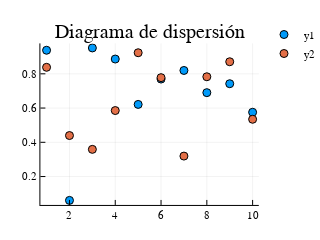

The notebook cell saved with this chart:
### Code cell
scatter(x,y,title="Diagrama de dispersión",size=(200,200))

### Figure 1 — Plotly figure (JSON) as saved in the notebook; plotly's stock layout.template omitted (floating-point values rounded to 4 significant figures)
{"data": [{"colorbar": {"title": ""}, "hoverinfo": "text", "legendgroup": "y1", "marker": {"color": "rgba(0, 154, 250, 1.000)", "line": {"color": "rgba(0, 0, 0, 1.000)", "width": 1}, "size": 8, "symbol": "circle"}, "mode": "markers", "name": "y1", "showlegend": true, "text": [null, null, null, null, null, null, null, null, null, null], "type": "scatter", "x": [1, 2, 3, 4, 5, 6, 7, 8, 9, 10], "xaxis": "x1", "y": [0.9376, 0.06077, 0.9511, 0.8864, 0.6213, 0.7694, 0.8196, 0.69, 0.7422, 0.5754], "yaxis": "y1", "zmax": null, "zmin": null}, {"colorbar": {"title": ""}, "hoverinfo": "text", "legendgroup": "y2", "marker": {"color": "rgba(227, 111, 71, 1.000)", "line": {"color": "rgba(0, 0, 0, 1.000)", "width": 1}, "size": 8, "symbol": "circle"}, "mode": "markers", "name": "y2", "showlegend": true, "text": [null, null, null, null, null, null, null, null, null, null], "type": "scatter", "x": [1, 2, 3, 4, 5, 6, 7, 8, 9, 10], "xaxis": "x1", "y": [0.838, 0.4395, 0.3588, 0.5855, 0.9231, 0.7777, 0.3195, 0.7829, 0.8705, 0.5345], "yaxis": "y1", "zmax": null, "zmin": null}], "layout": {"annotations": [{"font": {"color": "rgba(0, 0, 0, 1.000)", "family": "sans-serif", "size": 20}, "rotation": 0, "showarrow": false, "text": "Diagrama de dispersión", "x": 0.5667, "xanchor": "center", "xref": "paper", "y": 1, "yanchor": "top", "yref": "paper"}], "height": 200, "legend": {"bgcolor": "rgba(255, 255, 255, 1.000)", "bordercolor": "rgba(0, 0, 0, 1.000)", "font": {"color": "rgba(0, 0, 0, 1.000)", "family": "sans-serif", "size": 11}, "tracegroupgap": 0, "x": 1, "y": 1}, "margin": {"b": 20, "l": 0, "r": 0, "t": 20}, "paper_bgcolor": "rgba(255, 255, 255, 1.000)", "plot_bgcolor": "rgba(255, 255, 255, 1.000)", "showlegend": true, "width": 200, "xaxis": {"anchor": "y1", "domain": [0.153, 0.9803], "gridcolor": "rgba(0, 0, 0, 0.100)", "gridwidth": 0.5, "linecolor": "rgba(0, 0, 0, 1.000)", "mirror": false, "range": [0.73, 10.27], "showgrid": true, "showline": true, "showticklabels": true, "tickangle": 0, "tickcolor": "rgb(0, 0, 0)", "tickfont": {"color": "rgba(0, 0, 0, 1.000)", "family": "sans-serif", "size": 11}, "tickmode": "array", "ticks": "inside", "ticktext": ["2", "4", "6", "8", "10"], "tickvals": [2, 4, 6, 8, 10], "title": "", "titlefont": {"color": "rgba(0, 0, 0, 1.000)", "family": "sans-serif", "size": 15}, "type": "-", "visible": true, "zeroline": false, "zerolinecolor": "rgba(0, 0, 0, 1.000)"}, "yaxis": {"anchor": "x1", "domain": [0.07524, 0.8831], "gridcolor": "rgba(0, 0, 0, 0.100)", "gridwidth": 0.5, "linecolor": "rgba(0, 0, 0, 1.000)", "mirror": false, "range": [0.03406, 0.9778], "showgrid": true, "showline": true, "showticklabels": true, "tickangle": 0, "tickcolor": "rgb(0, 0, 0)", "tickfont": {"color": "rgba(0, 0, 0, 1.000)", "family": "sans-serif", "size": 11}, "tickmode": "array", "ticks": "inside", "ticktext": ["0.2", "0.4", "0.6", "0.8"], "tickvals": [0.2, 0.4, 0.6, 0.8], "title": "", "titlefont": {"color": "rgba(0, 0, 0, 1.000)", "family": "sans-serif", "size": 15}, "type": "-", "visible": true, "zeroline": false, "zerolinecolor": "rgba(0, 0, 0, 1.000)"}}}
